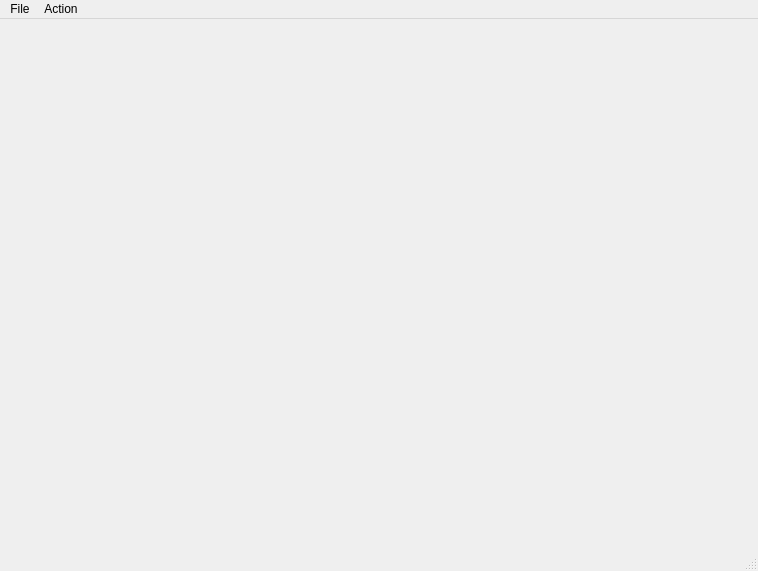
<?xml version="1.0" encoding="UTF-8"?>
<ui version="4.0">
 <class>FileWindow</class>
 <widget class="QMainWindow" name="FileWindow">
  <property name="geometry">
   <rect>
    <x>0</x>
    <y>0</y>
    <width>758</width>
    <height>571</height>
   </rect>
  </property>
  <property name="windowTitle">
   <string>MyFile</string>
  </property>
  <widget class="QWidget" name="centralwidget">
   <widget class="QWidget" name="verticalLayoutWidget">
    <property name="geometry">
     <rect>
      <x>9</x>
      <y>9</y>
      <width>741</width>
      <height>511</height>
     </rect>
    </property>
    <layout class="QVBoxLayout" name="verticalLayout">
     <item>
      <widget class="QWidget" name="widget" native="true"/>
     </item>
    </layout>
   </widget>
  </widget>
  <widget class="QMenuBar" name="menubar">
   <property name="geometry">
    <rect>
     <x>0</x>
     <y>0</y>
     <width>758</width>
     <height>21</height>
    </rect>
   </property>
   <widget class="QMenu" name="menuFile">
    <property name="title">
     <string>File</string>
    </property>
    <addaction name="actionSave"/>
    <addaction name="actionDelete"/>
   </widget>
   <widget class="QMenu" name="menuAction">
    <property name="title">
     <string>Action</string>
    </property>
    <addaction name="actionMergePurge"/>
    <addaction name="actionSuppress"/>
    <addaction name="actionRename"/>
    <addaction name="actionExecuteScript"/>
   </widget>
   <addaction name="menuFile"/>
   <addaction name="menuAction"/>
  </widget>
  <widget class="QStatusBar" name="statusbar"/>
  <action name="actionSave">
   <property name="text">
    <string>Save</string>
   </property>
  </action>
  <action name="actionDelete">
   <property name="text">
    <string>Delete</string>
   </property>
  </action>
  <action name="actionMergePurge">
   <property name="text">
    <string>Merge/Purge</string>
   </property>
  </action>
  <action name="actionSuppress">
   <property name="text">
    <string>Suppress</string>
   </property>
  </action>
  <action name="actionRename">
   <property name="text">
    <string>Rename Headers</string>
   </property>
  </action>
  <action name="actionExecuteScript">
   <property name="text">
    <string>Execute Script</string>
   </property>
  </action>
 </widget>
 <resources/>
 <connections/>
</ui>
